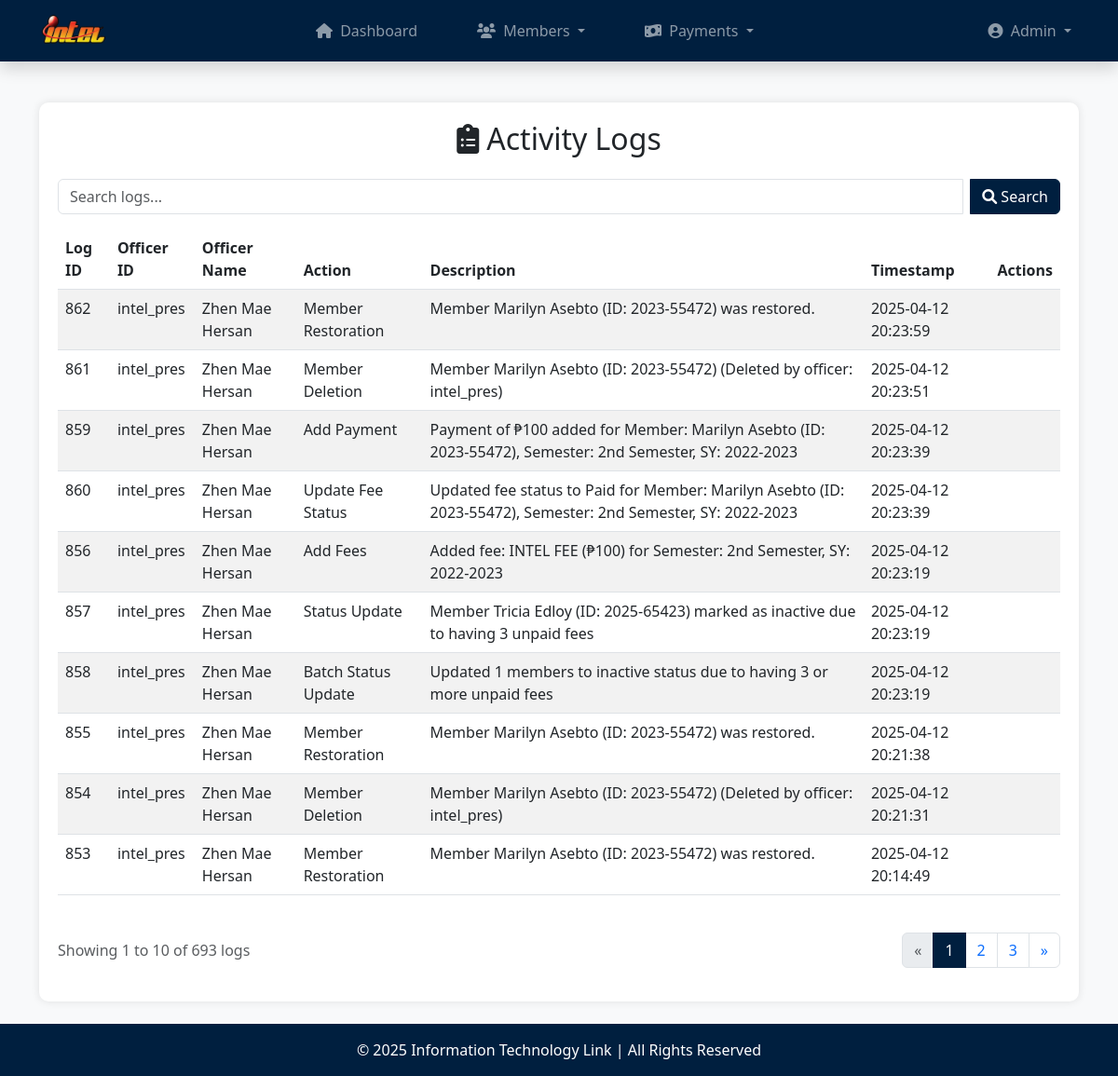
Page /activity_log.php (signed in) on the earlier database version.
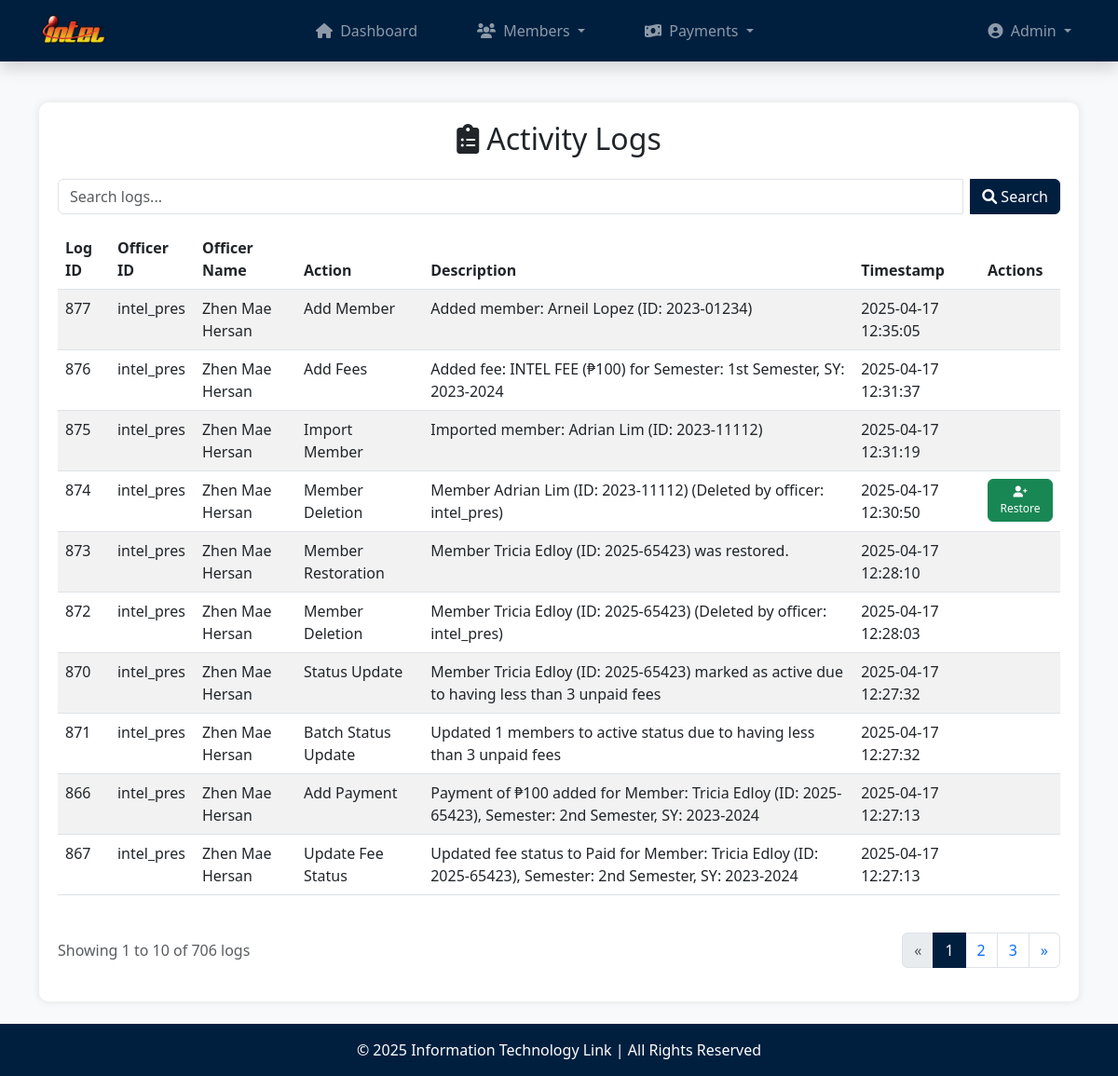
Same page on the later database version.
### tables this page shows
CREATE TABLE `activity_logs` (
  `log_id` int(11) NOT NULL,
  `officer_id` varchar(50) NOT NULL,
  `action` varchar(100) NOT NULL,
  `description` text DEFAULT NULL,
  `date` timestamp NOT NULL DEFAULT current_timestamp()
);

### activity_log.php (the view, shortened to what the changed rows need)
<?php
    require_once('database.php');
    $logs_per_page = 10;
    $page = isset($_GET['page']) ? (int)$_GET['page'] : 1;
    $offset = ($page - 1) * $logs_per_page;
    $search_query = isset($_GET['search']) ? trim($_GET['search']) : "";
    $search_sql = "";
    $query = "SELECT al.*, CONCAT(m.first_name, ' ', m.last_name) AS officer_name,
        CASE WHEN al.action = 'Member Deletion' THEN (
            SELECT member_data FROM deleted_members
            WHERE description IN (al.description, SUBSTRING_INDEX(al.description, ' (Deleted by', 1)) LIMIT 1
        ) ELSE NULL END AS member_data,
        CASE WHEN al.action = 'Member Deletion' THEN (
            SELECT fees_data FROM deleted_members
            WHERE description IN (al.description, SUBSTRING_INDEX(al.description, ' (Deleted by', 1)) LIMIT 1
        ) ELSE NULL END AS fees_data,
        CASE WHEN al.action = 'Member Deletion' THEN (
            SELECT payments_data FROM deleted_members
            WHERE description IN (al.description, SUBSTRING_INDEX(al.description, ' (Deleted by', 1)) LIMIT 1
        ) ELSE NULL END AS payments_data,
        CASE WHEN al.action = 'Member Deletion' THEN (
            SELECT receipts_data FROM deleted_members
            WHERE description IN (al.description, SUBSTRING_INDEX(al.description, ' (Deleted by', 1)) LIMIT 1
        ) ELSE NULL END AS receipts_data
        FROM activity_logs al
        LEFT JOIN officers o ON al.officer_id = o.officer_id
        LEFT JOIN members m ON o.member_id = m.member_id
        $search_sql
        ORDER BY al.date DESC
        LIMIT ?, ?";
    $stmt = $conn->prepare($query);
    if (!empty($search_query)) {
        $search_param = "%" . $search_query . "%";
        $stmt->bind_param("ssssii", $search_param, $search_param, $search_param, $search_param, $offset, $logs_per_page);
    } else {
        $stmt->bind_param("ii", $offset, $logs_per_page);
    }
    $stmt->execute();
    $result = $stmt->get_result();
    $count_query = "SELECT COUNT(*) AS count FROM activity_logs al
    LEFT JOIN officers o ON al.officer_id = o.officer_id
    LEFT JOIN members m ON o.member_id = m.member_id
    $search_sql";
    $total_logs_stmt = $conn->prepare($count_query);
    $total_logs_stmt->execute();
    $total_logs = $total_logs_stmt->get_result()->fetch_assoc()['count'];
    $total_pages = ceil($total_logs / $logs_per_page);
    $display_start = $offset + 1;
    $display_end = min($offset + $logs_per_page, $total_logs);
?>
<!DOCTYPE html>
<html lang="en">
<head>
    <link rel="stylesheet" href="https://cdn.jsdelivr.net/npm/bootstrap@5.3.0-alpha1/dist/css/bootstrap.min.css">
    <link rel="stylesheet" href="https://cdnjs.cloudflare.com/ajax/libs/font-awesome/6.0.0/css/all.min.css">
</head>
<body>
    <?php include('navbar.php'); ?>
    <main class="container my-4">
        <div class="table-container">
            <h2 class="text-center mb-4"><i class="fas fa-clipboard-list me-2"></i>Activity Logs</h2>
            <div class="table-responsive">
                <table class="table table-striped">
                    <thead>
                        <tr>
                            <th>Log ID</th>
                            <th>Officer ID</th>
                            <th>Officer Name</th>
                            <th>Action</th>
                            <th>Description</th>
                            <th>Timestamp</th>
                            <th>Actions</th>
                        </tr>
                    </thead>
                    <tbody id="logsTableBody">
                        <?php while ($log = $result->fetch_assoc()): ?>
                            <tr>
                                <td><?php echo htmlspecialchars($log['log_id']); ?></td>
                                <td><?php echo htmlspecialchars($log['officer_id']); ?></td>
                                <td><?php echo htmlspecialchars($log['officer_name'] ?? 'Unknown'); ?></td>
                                <td><?php echo htmlspecialchars($log['action']); ?></td>
                                <td><?php echo htmlspecialchars($log['description']); ?></td>
                                <td><?php echo htmlspecialchars($log['date']); ?></td>
                                <td>
                                    <?php if ($log['action'] == 'Member Deletion' && !empty($log['member_data'])): ?>
                                        <form method="POST" action="" onsubmit="return confirm('Are you sure you want to restore this member?');">
                                            <button type="submit" name="restore_member" class="btn btn-success btn-restore">
                                                <i class="fas fa-user-plus"></i> Restore
                                            </button>
                                        </form>
                                    <?php endif; ?>
                                </td>
                            </tr>
                        <?php endwhile; ?>
                    </tbody>
                </table>
            </div>
            <?php if ($total_pages > 1): ?>
                <div class="d-flex justify-content-between align-items-center mt-4">
                    <div>
                        <p class="text-muted">
                            Showing <?php echo $display_start; ?> to <?php echo $display_end; ?> of <?php echo $total_logs; ?> logs
                        </p>
                    </div>
                    <nav aria-label="Page navigation">
                        <ul class="pagination">
                            <li class="page-item <?php echo ($page <= 1) ? 'disabled' : ''; ?>">
                                <a class="page-link" href="?page=<?php echo $page - 1; ?><?php echo !empty($search_query) ? '&search='.urlencode($search_query) : ''; ?>" aria-label="Previous">
                                    <span aria-hidden="true">&laquo;</span>
                                </a>
                            </li>
                            <?php for ($i = max(1, $page - 2); $i <= min($page + 2, $total_pages); $i++): ?>
                                <li class="page-item <?php echo ($page == $i) ? 'active' : ''; ?>">
                                    <a class="page-link" href="?page=<?php echo $i; ?><?php echo !empty($search_query) ? '&search='.urlencode($search_query) : ''; ?>"><?php echo $i; ?></a>
                                </li>
                            <?php endfor; ?>
                            <li class="page-item <?php echo ($page >= $total_pages) ? 'disabled' : ''; ?>">
                                <a class="page-link" href="?page=<?php echo $page + 1; ?><?php echo !empty($search_query) ? '&search='.urlencode($search_query) : ''; ?>" aria-label="Next">
                                    <span aria-hidden="true">&raquo;</span>
                                </a>
                            </li>
                        </ul>
                    </nav>
                </div>
            <?php endif; ?>
        </div>
    </main>
</body>
</html>

Differences in the rows shown:
no longer on this page (row unchanged): activity_logs: log_id "862", officer "intel_pres", officer_name "Zhen Mae Hersan", action "Member Restoration", description "Member Marilyn Asebto (ID: 2023-55472) was restored.", date "2025-04-12 20:23:59"
no longer on this page (row unchanged): activity_logs: log_id "861", officer "intel_pres", officer_name "Zhen Mae Hersan", action "Member Deletion", description "Member Marilyn Asebto (ID: 2023-55472) (Deleted by officer: intel_pres)", date "2025-04-12 20:23:51"
no longer on this page (row unchanged): activity_logs: log_id "859", officer "intel_pres", officer_name "Zhen Mae Hersan", action "Add Payment", description "Payment of ₱100 added for Member: Marilyn Asebto (ID: 2023-55472), Semester: 2nd Semester, SY: 2022-2023", date "2025-04-12 20:23:39"
no longer on this page (row unchanged): activity_logs: log_id "860", officer "intel_pres", officer_name "Zhen Mae Hersan", action "Update Fee Status", description "Updated fee status to Paid for Member: Marilyn Asebto (ID: 2023-55472), Semester: 2nd Semester, SY: 2022-2023", date "2025-04-12 20:23:39"
no longer on this page (row unchanged): activity_logs: log_id "856", officer "intel_pres", officer_name "Zhen Mae Hersan", action "Add Fees", description "Added fee: INTEL FEE (₱100) for Semester: 2nd Semester, SY: 2022-2023", date "2025-04-12 20:23:19"
no longer on this page (row unchanged): activity_logs: log_id "857", officer "intel_pres", officer_name "Zhen Mae Hersan", action "Status Update", description "Member Tricia Edloy (ID: 2025-65423) marked as inactive due to having 3 unpaid fees", date "2025-04-12 20:23:19"
no longer on this page (row unchanged): activity_logs: log_id "858", officer "intel_pres", officer_name "Zhen Mae Hersan", action "Batch Status Update", description "Updated 1 members to inactive status due to having 3 or more unpaid fees", date "2025-04-12 20:23:19"
no longer on this page (row unchanged): activity_logs: log_id "855", officer "intel_pres", officer_name "Zhen Mae Hersan", action "Member Restoration", description "Member Marilyn Asebto (ID: 2023-55472) was restored.", date "2025-04-12 20:21:38"
no longer on this page (row unchanged): activity_logs: log_id "854", officer "intel_pres", officer_name "Zhen Mae Hersan", action "Member Deletion", description "Member Marilyn Asebto (ID: 2023-55472) (Deleted by officer: intel_pres)", date "2025-04-12 20:21:31"
no longer on this page (row unchanged): activity_logs: log_id "853", officer "intel_pres", officer_name "Zhen Mae Hersan", action "Member Restoration", description "Member Marilyn Asebto (ID: 2023-55472) was restored.", date "2025-04-12 20:14:49"
added activity_logs: log_id "877", officer "intel_pres", officer_name "Zhen Mae Hersan", action "Add Member", description "Added member: Arneil Lopez (ID: 2023-01234)", date "2025-04-17 12:35:05"
added activity_logs: log_id "876", officer "intel_pres", officer_name "Zhen Mae Hersan", action "Add Fees", description "Added fee: INTEL FEE (₱100) for Semester: 1st Semester, SY: 2023-2024", date "2025-04-17 12:31:37"
added activity_logs: log_id "875", officer "intel_pres", officer_name "Zhen Mae Hersan", action "Import Member", description "Imported member: Adrian Lim (ID: 2023-11112)", date "2025-04-17 12:31:19"
added activity_logs: log_id "874", officer "intel_pres", officer_name "Zhen Mae Hersan", action "Member Deletion", description "Member Adrian Lim (ID: 2023-11112) (Deleted by officer: intel_pres)", date "2025-04-17 12:30:50"
added activity_logs: log_id "873", officer "intel_pres", officer_name "Zhen Mae Hersan", action "Member Restoration", description "Member Tricia Edloy (ID: 2025-65423) was restored.", date "2025-04-17 12:28:10"
added activity_logs: log_id "872", officer "intel_pres", officer_name "Zhen Mae Hersan", action "Member Deletion", description "Member Tricia Edloy (ID: 2025-65423) (Deleted by officer: intel_pres)", date "2025-04-17 12:28:03"
added activity_logs: log_id "870", officer "intel_pres", officer_name "Zhen Mae Hersan", action "Status Update", description "Member Tricia Edloy (ID: 2025-65423) marked as active due to having less than 3 unpaid fees", date "2025-04-17 12:27:32"
added activity_logs: log_id "871", officer "intel_pres", officer_name "Zhen Mae Hersan", action "Batch Status Update", description "Updated 1 members to active status due to having less than 3 unpaid fees", date "2025-04-17 12:27:32"
added activity_logs: log_id "866", officer "intel_pres", officer_name "Zhen Mae Hersan", action "Add Payment", description "Payment of ₱100 added for Member: Tricia Edloy (ID: 2025-65423), Semester: 2nd Semester, SY: 2023-2024", date "2025-04-17 12:27:13"
added activity_logs: log_id "867", officer "intel_pres", officer_name "Zhen Mae Hersan", action "Update Fee Status", description "Updated fee status to Paid for Member: Tricia Edloy (ID: 2025-65423), Semester: 2nd Semester, SY: 2023-2024", date "2025-04-17 12:27:13"
Other differences:
$total_logs: "693" → "706"
